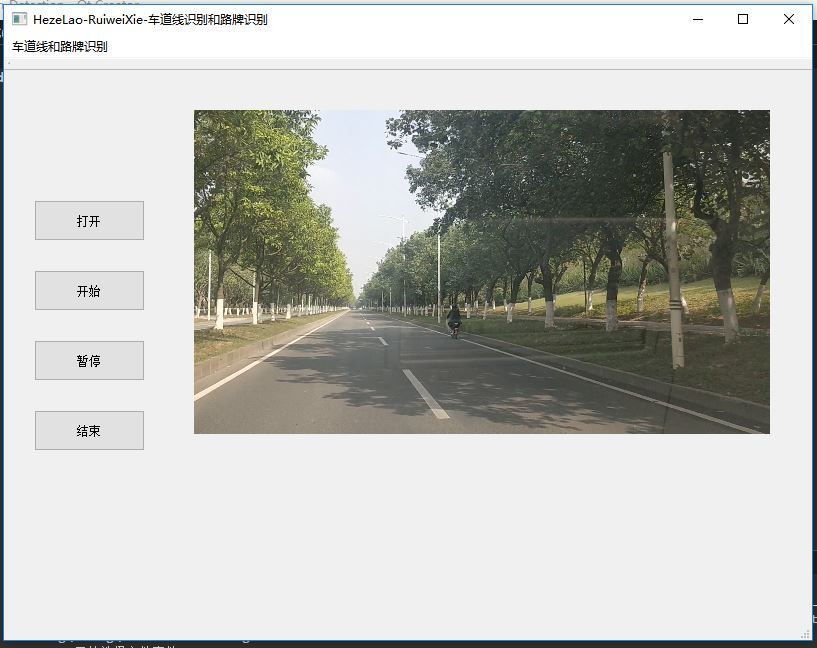
//> input picture Image/v0.1_QT界面.jpg, 817 x 648 px, given in place of solidYellowLeft.mp4, which was not available
$ ./worker   (built with g++ and OpenCV 4)
//> lines starting //> are read from the running program, lines starting //| are printed output that depends on the picture; after the words box and inside, x2 and y2 are one past the last pixel; in counts of white or black regions, pixels touching at a corner belong together; pictures that were not available may be replaced by others from this repository, and a replacement may not be noted
//> further down, frame is the input picture: 648 rows x 817 cols, CV_8UC3; mean B, G, R 184.2, 188.9, 188
//#include "mainwindow.h"

#include <opencv2/opencv.hpp>
#include <opencv2/core/core.hpp>
#include <opencv2/highgui/highgui.hpp>
#include <vector>

using namespace cv;
using namespace std;

//转为hls颜色空间
// [73 lines left out: functions convertHls, selectWhiteYellow, convertGrayScale, smoothing, detectEdge, selectRegion and 2 more, not called in this run]

//主控函数
Mat start(Mat frame) {
    int gaussianKernelSize = 15;
    int lowThreshold = 50;
    int highThreshold = 150;

// [16 lines of commented-out code are left out]

    Mat res;
    cvtColor(frame, res, COLOR_BGR2HLS);
//> res: 648 rows x 817 cols, CV_8UC3; mean of channels 0, 1, 2 23.2, 186.6, 23.7

    Mat mask, maskWhite, maskYellow;

    //取白色和黄色mask
    inRange(res, Scalar(0, 200, 0), Scalar(255, 255, 255), maskWhite);
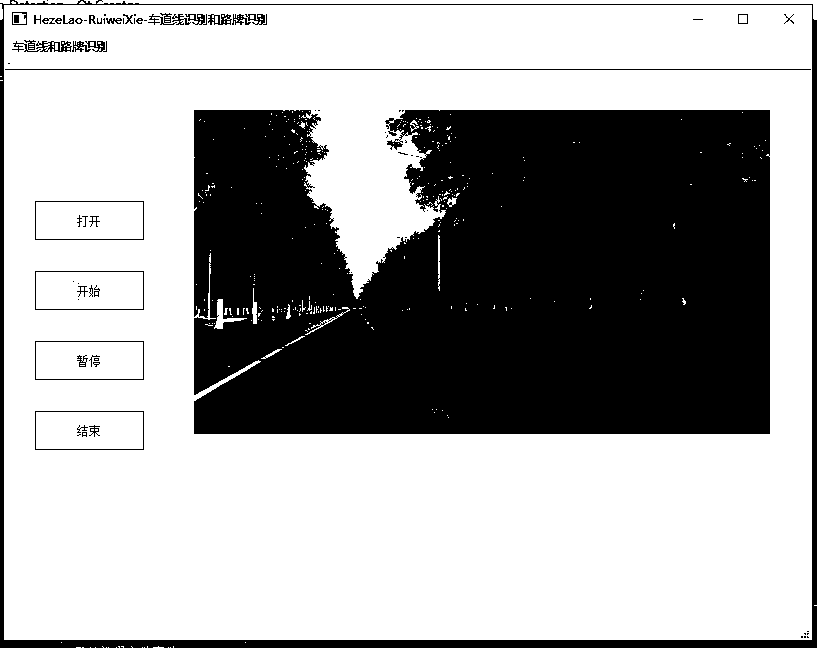
//> maskWhite: 648 rows x 817 cols, CV_8UC1; 64.6% white; 79 black regions (40 under 20 px), largest, box (x1, y1, x2, y2) and area: (194, 110, 770, 434) 170262, (0, 0, 817, 648) 13039, (5, 69, 811, 70) 806
    inRange(res, Scalar(10, 0, 100), Scalar(40, 255, 255), maskYellow);
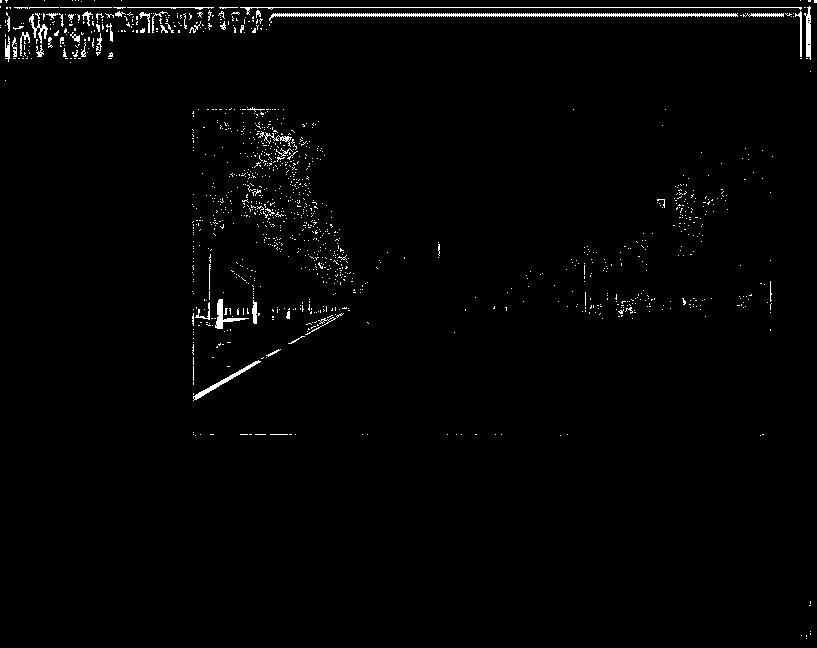
//> maskYellow: 648 rows x 817 cols, CV_8UC1; 1.5% white in thin lines or dots
    //合并
    bitwise_or(maskWhite, maskYellow, mask);
//> mask: 648 rows x 817 cols, CV_8UC1; 64.9% white; 104 black regions (64 under 20 px), largest, box (x1, y1, x2, y2) and area: (194, 110, 770, 434) 168648, (0, 0, 817, 648) 13037, (5, 69, 811, 70) 806
    bitwise_and(frame, frame, res, mask);
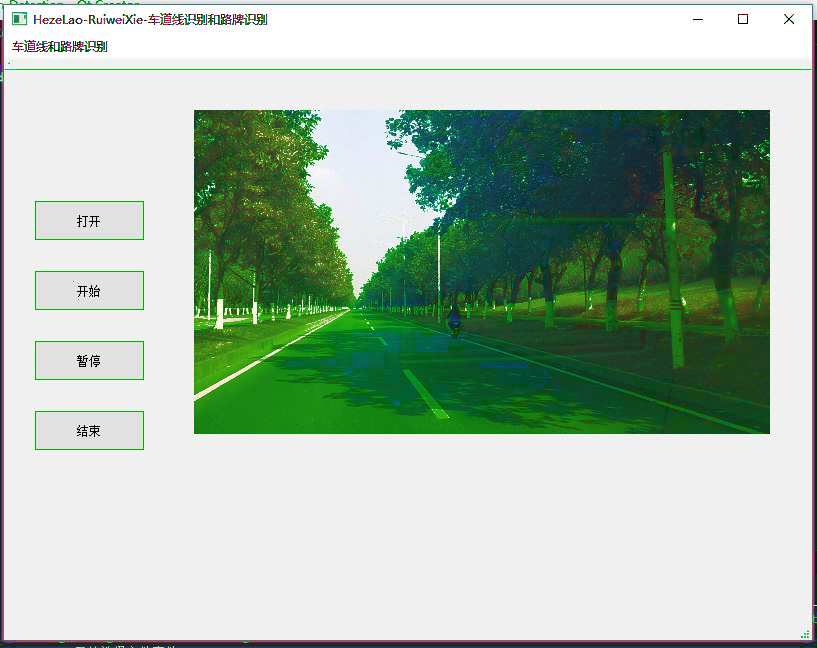
//> res: 648 rows x 817 cols, CV_8UC3; mean B, G, R 169.8, 186.7, 166.7

    cvtColor(res, res, CV_RGB2GRAY);
//> res: 648 rows x 817 cols, CV_8UC1

    GaussianBlur(res, res, Size(gaussianKernelSize, gaussianKernelSize), 0);
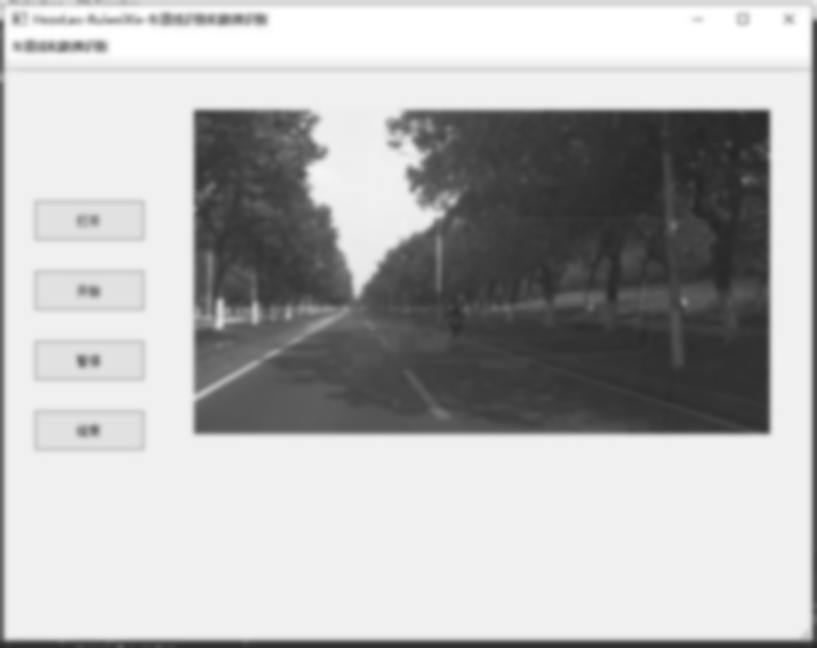
//> res: 648 rows x 817 cols, CV_8UC1; min 38, max 255, mean 179.4

    Canny(res, res, lowThreshold, highThreshold);
//> res: 648 rows x 817 cols, CV_8UC1; 1.1% white in thin lines or dots

    int rows = frame.rows, cols = frame.cols;
//> rows = 648; cols = 817
    Point rootPoints[1][4];
    cout<<rows<<"  "<<cols<<endl;
//| 648  817
    rootPoints[0][0] = Point(cols * 0.1, rows * 0.95);
    rootPoints[0][1] = Point(cols * 0.4, rows * 0.6);
    rootPoints[0][2] = Point(cols * 0.6, rows * 0.6);
    rootPoints[0][3] = Point(cols * 0.9, rows * 0.95);
    const Point *ppt[1] = {rootPoints[0]};
    int npt[] = {50};
    mask = Mat::zeros(res.size(), CV_8UC1); //CV_8UC1 新建单颜色通道
    fillPoly(mask, ppt, npt, 1, 255, 8);
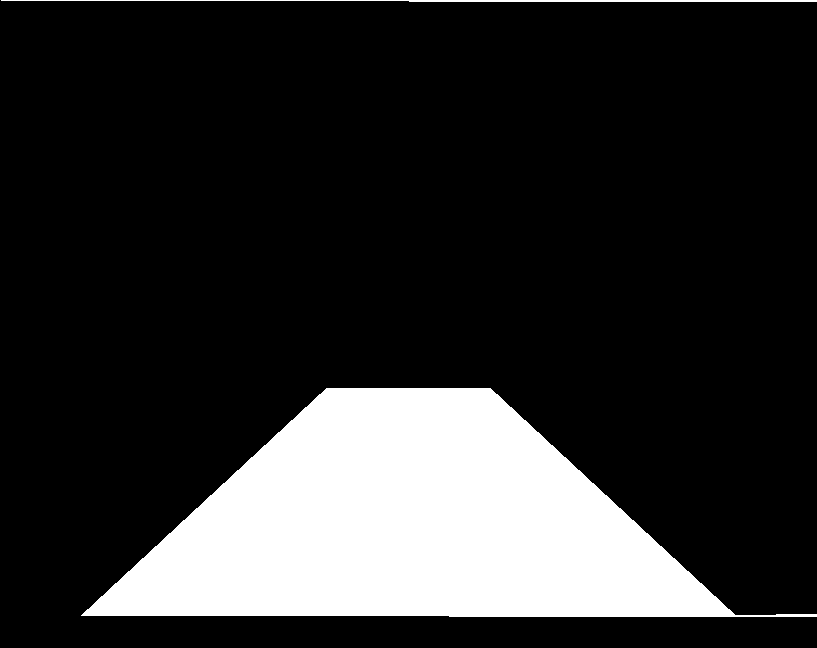
//> mask: 648 rows x 817 cols, CV_8UC1; 18% white; 2 white regions, box (x1, y1, x2, y2) and area: (81, 388, 817, 617) 93988, (1, 0, 817, 2) 1224

    bitwise_and(res, mask, res);
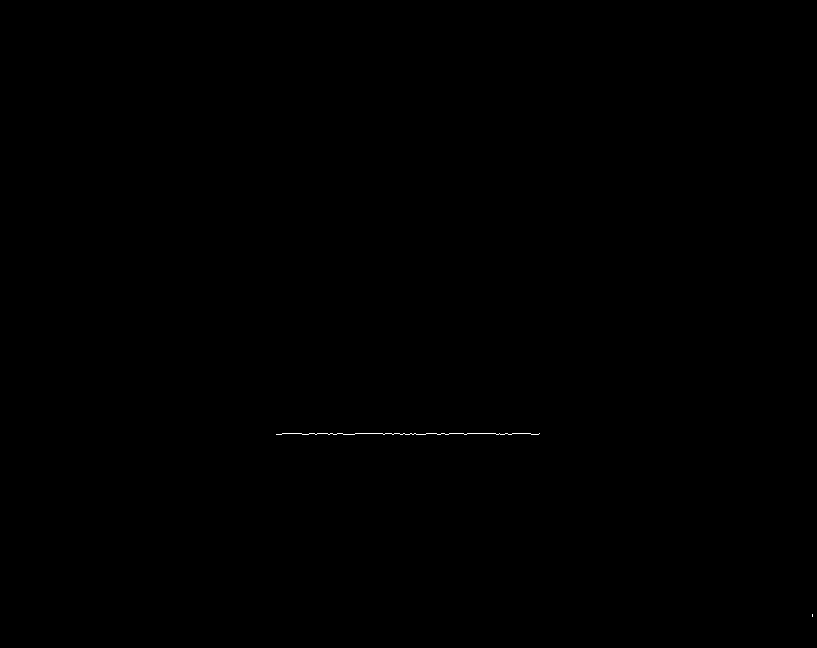
//> res: 648 rows x 817 cols, CV_8UC1; 0.05% white in thin lines or dots, all inside (x1, y1, x2, y2) = (276, 433, 813, 617)
    imshow("res", res);
//    waitKey(0);
//    return res;
    vector<Vec4i> lines;
    HoughLinesP(res, lines, 1, CV_PI / 180, 20, 20, 300);
//> lines = 2 lines (x1, y1, x2, y2): [282, 433, 539, 433], [276, 434, 538, 434]
    Mat copy = frame.clone();
    for( size_t i = 0; i < lines.size(); i++ )
    {
        Vec4i l = lines[i];
        line(copy , Point(l[0], l[1]), Point(l[2], l[3]), Scalar(0,0,255), 3, CV_AA);
    }
//> this loop made 2 passes
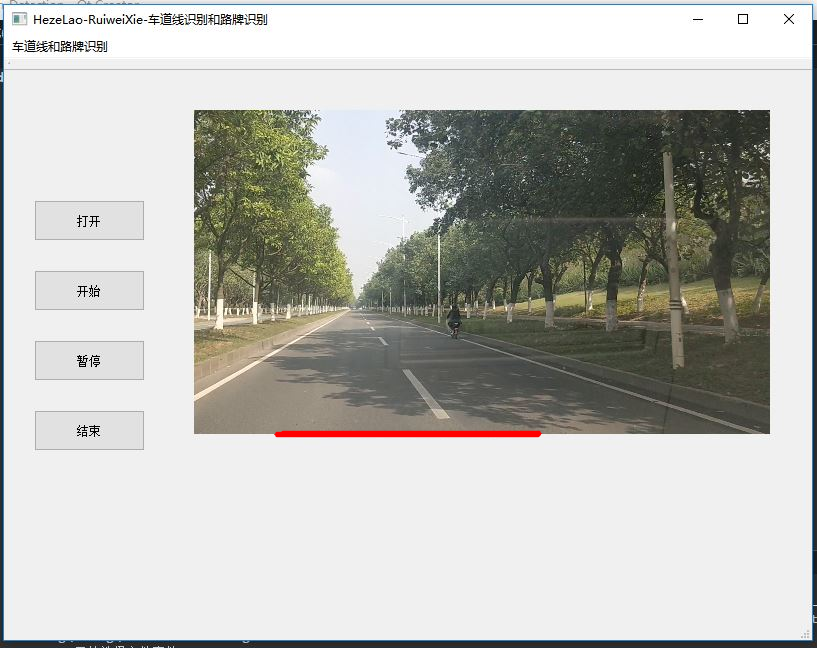
//> copy: 648 rows x 817 cols, CV_8UC3; 0.4% of pixels changed, all inside (x1, y1, x2, y2) = (273, 430, 543, 438)


//    imshow("copy", copy);
//    waitKey(0);
    return copy;

}

int main() {
    String path = "FinalProject/test_video/solidYellowLeft.mp4";
    VideoCapture videoCapture(path);
    double FPS = videoCapture.get(CAP_PROP_FPS);
    Mat frame;
    while (1) {
        videoCapture >> frame;
        if (frame.empty())
            break;
        Mat res = start(frame);
        imshow("detect", res);
        if (waitKey(1000.0 / FPS) == 27)
//> the Esc key is pressed
            break;
    }
// [4 lines of commented-out code are left out]
}

$ run again, on Image/v0.2_QT界面.jpg
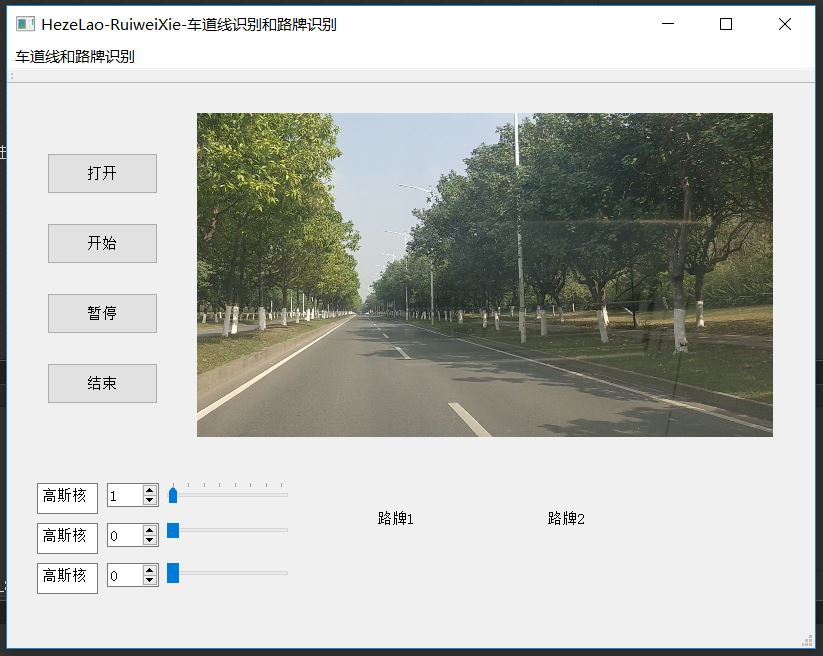
//> input picture Image/v0.2_QT界面.jpg, 823 x 656 px, given in place of solidYellowLeft.mp4, which was not available
//> frame is the input picture: 656 rows x 823 cols, CV_8UC3; mean B, G, R 181.3, 186.3, 184.4
//> maskWhite: 656 rows x 823 cols, CV_8UC1; 63.4% white; 201 black regions (109 under 20 px), largest, box (x1, y1, x2, y2) and area: (197, 113, 773, 437) 168429, (0, 0, 823, 656) 21123, (8, 82, 814, 83) 806
//> maskYellow: 656 rows x 823 cols, CV_8UC1; 2% white in thin lines or dots
//| 656  823
//> in start, `bitwise_and(res, mask, res);`:
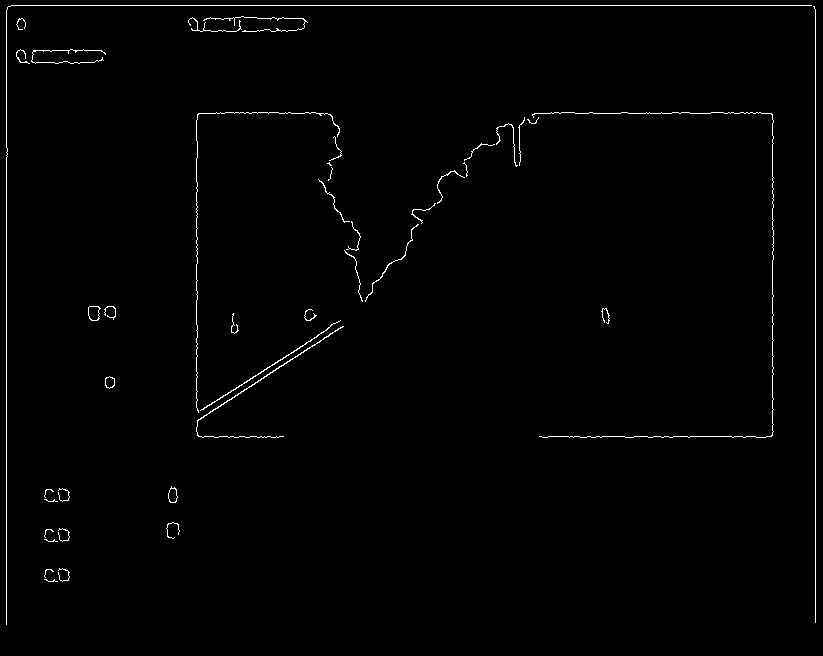
//> res: 656 rows x 823 cols, CV_8UC1; 1.1% white in thin lines or dots
//> lines = 38 lines (x1, y1, x2, y2), first 8: [11, 5, 811, 5], [6, 624, 6, 10], [815, 622, 815, 9], [198, 436, 771, 436], [772, 435, 772, 114], [197, 420, 343, 326], [198, 113, 771, 113], [216, 112, 760, 112]
//> the loop in start, `for( size_t i = 0; i < lines.size(); i++ )` made 38 passes
//> after the loop in start, `for( size_t i = 0; i < lines.size(); i++ )`:
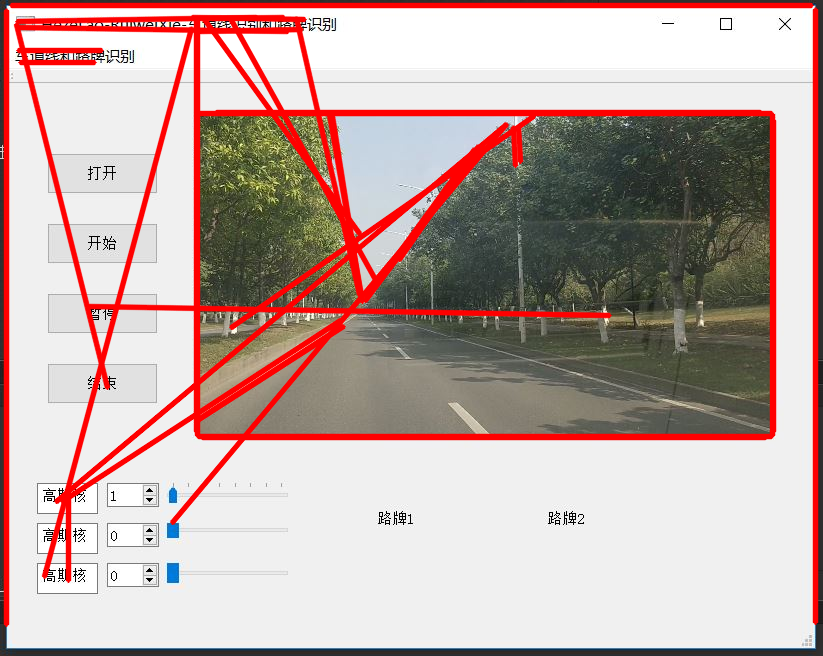
//> copy: 656 rows x 823 cols, CV_8UC3; 11.58% of pixels changed, all inside (x1, y1, x2, y2) = (3, 2, 819, 627)
